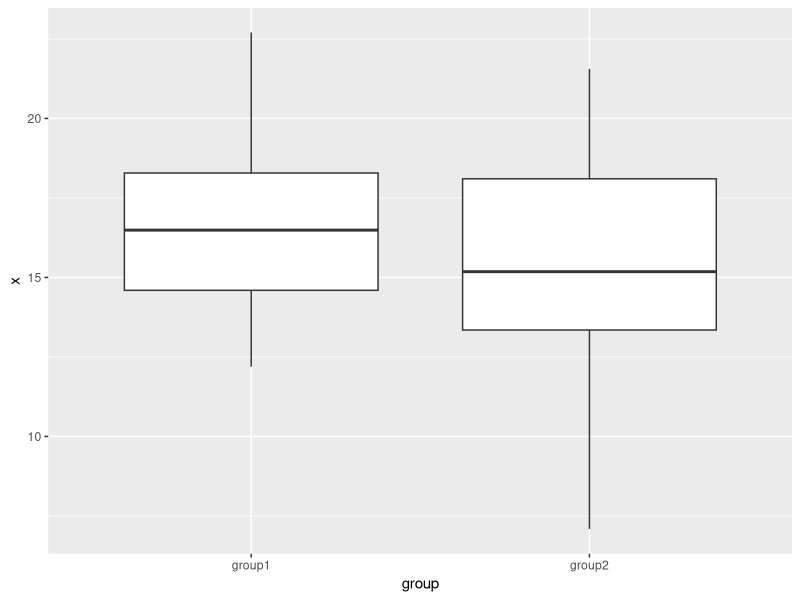

This chart was generated by the following R code:
# make dataset

df <- data.frame(x = rnorm(50, 16, 4), 
                 group = rep(c("group1", "group2"), each = 25))
library(tidyverse)

df %>% group_by(group) %>%
  summarise(mean = mean(x),
            n = length(n),
            sd = sd(x))

df %>% ggplot(aes(x = group, y = x)) +
  geom_boxplot()
